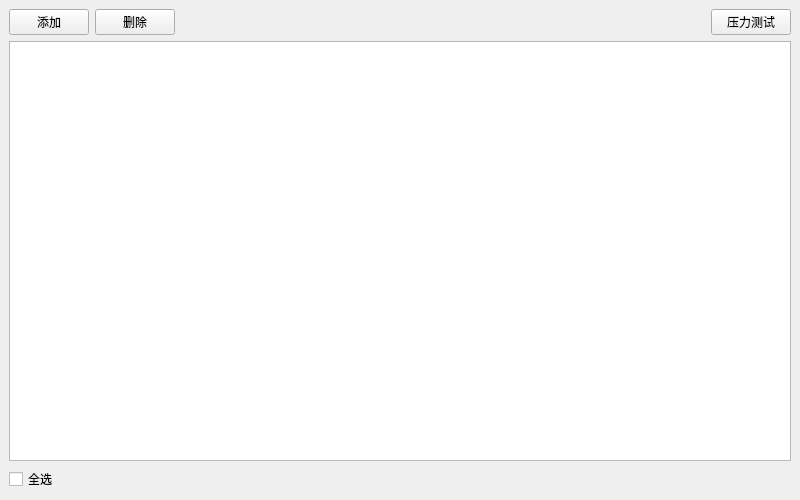
<?xml version="1.0" encoding="UTF-8"?>
<ui version="4.0">
 <class>MainWindow</class>
 <widget class="QMainWindow" name="MainWindow">
  <property name="geometry">
   <rect>
    <x>0</x>
    <y>0</y>
    <width>800</width>
    <height>500</height>
   </rect>
  </property>
  <property name="windowTitle">
   <string>MainWindow</string>
  </property>
  <widget class="QWidget" name="centralwidget">
   <layout class="QVBoxLayout" name="verticalLayout">
    <item>
     <layout class="QHBoxLayout" name="horizontalLayout">
      <item>
       <widget class="QPushButton" name="add_Button">
        <property name="text">
         <string>添加</string>
        </property>
       </widget>
      </item>
      <item>
       <widget class="QPushButton" name="delete_Button">
        <property name="text">
         <string>删除</string>
        </property>
       </widget>
      </item>
      <item>
       <spacer name="horizontalSpacer_2">
        <property name="orientation">
         <enum>Qt::Horizontal</enum>
        </property>
        <property name="sizeHint" stdset="0">
         <size>
          <width>40</width>
          <height>20</height>
         </size>
        </property>
       </spacer>
      </item>
      <item>
       <widget class="QPushButton" name="stress_Button">
        <property name="text">
         <string>压力测试</string>
        </property>
       </widget>
      </item>
     </layout>
    </item>
    <item>
     <widget class="QTableView" name="tableView"/>
    </item>
    <item>
     <widget class="QCheckBox" name="checkBox">
      <property name="text">
       <string>全选</string>
      </property>
     </widget>
    </item>
   </layout>
  </widget>
 </widget>
 <resources/>
 <connections/>
</ui>
